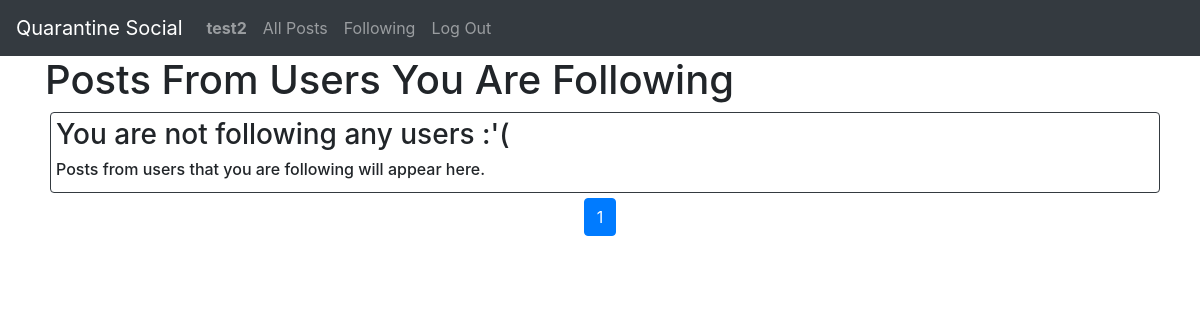
The app's page /following (signed in), older data.
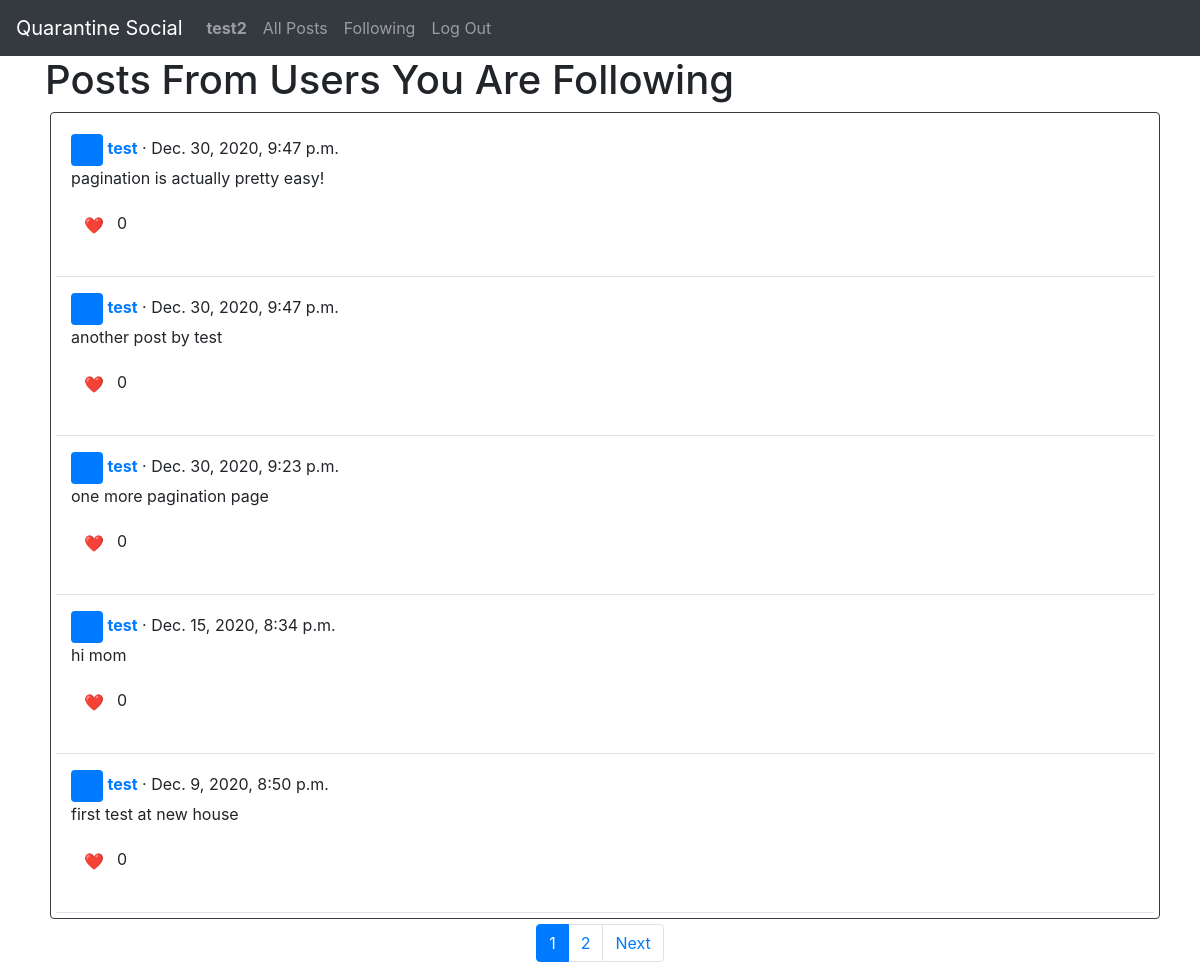
The same page, newer data.
### network/models.py (models this page shows)
class Post(models.Model):
    author = models.ForeignKey(User, on_delete=models.CASCADE)
    content = models.TextField()
    post_date = models.DateTimeField(default=timezone.now)
    num_likes = models.IntegerField(default=0)

class User(AbstractUser):
    num_following = models.IntegerField(default=0)
    num_followers = models.IntegerField(default=0)

### network/views.py (the view)
# urls.py: path("following", views.following, name="following")
def following(request):
    if not request.user.is_authenticated:
        return render(request, "network/index.html")
    else:
        followed_users = Following.objects.filter(following_user=request.user).values_list('followed_user', flat=True)
        following_posts = Post.objects.filter(author__in=followed_users).order_by('-post_date')
        paginator = Paginator(following_posts, NUM_POSTS_PER_PAGE)
        page = request.GET.get('page')
        posts = paginator.get_page(page)
        return render(request, "network/following.html", {
            "posts": posts
        })

### network/templates/network/following.html (shortened to what this page needs)
{% extends "network/layout.html" %}
{% load static %}
{% block body %}
<div class="container">
    {% if user.is_authenticated %}
        <h1>Posts From Users You Are Following</h1>
        <div class="container border border-dark rounded pst">
        {% if  not posts.object_list %}
            <h3>You are not following any users :'(</h3>
            <h6>Posts from users that you are following will appear here.</h6>
        {% else %}
            {% for post in posts %}
                <div class="d-flex pt-3">
                    <div class="pb-3 mb-0 medium lh-sm border-bottom w-100">
                        <div class="container">
                            <svg class="bd-placeholder-img flex-shrink-0 me-2 rounded" width="32" height="32" xmlns="http://www.w3.org/2000/svg" role="img" aria-label="Placeholder: 32x32" preserveAspectRatio="xMidYMid slice" focusable="false">
                                <text x="90%" y="50%" fill="#007bff" dy=".3em">32x32</text>
                            </svg>
                            <strong class="text-gray-dark"><a href="{% url 'profile' username=post.author %}">{{ post.author }}</a></strong>
                            <span> · {{ post.post_date }}</span>
                            <p>{{ post.content }}</p>
                            <p><button type="button" class="btn btn-link like_unlike_btn" id="{{post.id}}">❤️</button>{{ post.num_likes }}</p>
                        </div>
                    </div>
                </div>
            {% endfor %}
        {% endif %}
        </div>
        <ul class="pagination justify-content-center">
            {% for num in posts.paginator.page_range %}
                {% if posts.number == num %}
                    <li class="page-item active"><a class="page-link" href="?page={{ num }}">{{ num }}</a></li>
                {% elif num > posts.number|add:'-3' and num < posts.number|add:'3' %}
                    <li class="page-item"><a class="page-link" href="?page={{ num }}">{{ num }}</a></li>
                {% endif %}
            {% endfor %}
            {% if posts.has_next %}
                <li class="page-item"><a class="page-link" href="?page={{ posts.next_page_number }}">Next</a></li>
            {% endif %}
        </ul>
    {% endif %}
</div>
{% endblock %}

Row changes from the older to the newer data that the page shows:
added Post: author "test", post_date "Dec. 30, 2020, 9:47 p.m.", content "pagination is actually pretty easy!", num_likes "0"
added Post: author "test", post_date "Dec. 30, 2020, 9:47 p.m.", content "another post by test", num_likes "0"
added Post: author "test", post_date "Dec. 30, 2020, 9:23 p.m.", content "one more pagination page", num_likes "0"
now on this page (row unchanged): Post: author "test", post_date "Dec. 15, 2020, 8:34 p.m.", content "hi mom", num_likes "0"
now on this page (row unchanged): Post: author "test", post_date "Dec. 9, 2020, 8:50 p.m.", content "first test at new house", num_likes "0"
Text that changed along with them:
new list line: "2"
text no longer shown: "You are not following any users :'( Posts from users that you are following will appear here."
text now shown: "Next"
